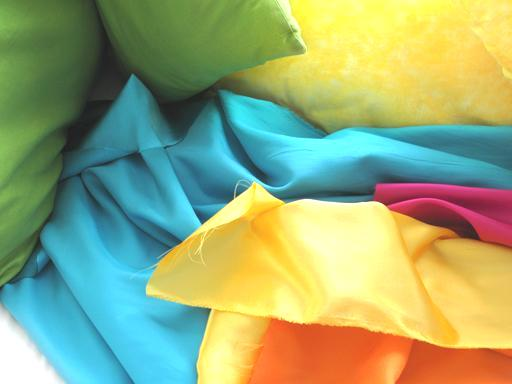
#> input picture my_image/fabric/fabric_moderate_002_new.jpg, 512 x 384 px
$ python -i utlis.py   (imports and definitions only)   (older library calls are emulated)
#> lines starting #> are read from the running program, lines starting #| are printed output that depends on the picture
#> further down, picture is the input picture: shape (384, 512, 3); mean B, G, R 119.6, 168.6, 149.7
import cv2
import numpy as np

def removeShadows(img):
    rgb_planes = cv2.split(img)

    result_planes = []
    result_norm_planes = []
    for plane in rgb_planes:
        dilated_img = cv2.dilate(plane, np.ones((7,7), np.uint8))
        bg_img = cv2.medianBlur(dilated_img, 21)
        diff_img = 255 - cv2.absdiff(plane, bg_img)
        norm_img = cv2.normalize(diff_img,None, alpha=0, beta=255, norm_type=cv2.NORM_MINMAX, dtype=cv2.CV_8UC1)
        result_planes.append(diff_img)
        result_norm_planes.append(norm_img)
#> this loop made 3 passes
#> pass 1, in removeShadows, `bg_img = cv2.medianBlur(dilated_img, 21)`:
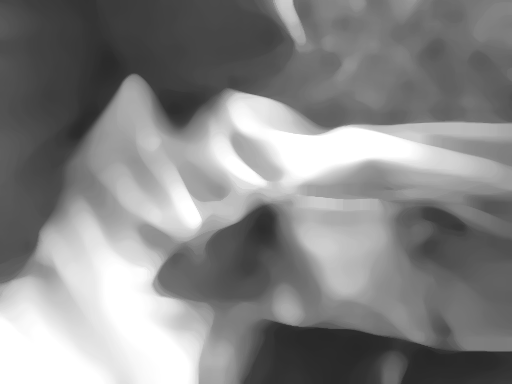
#> bg_img: shape (384, 512); min 39, max 255, mean 134.2
#> pass 1, in removeShadows, `diff_img = 255 - cv2.absdiff(plane, bg_img)`:
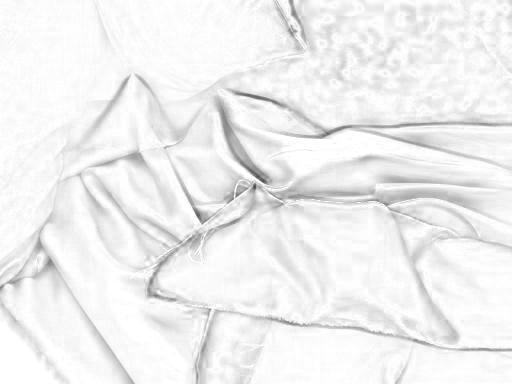
#> diff_img: shape (384, 512); min 67, max 255, mean 240
#> pass 1, in removeShadows, `norm_img = cv2.normalize(diff_img,None, alpha=0, beta=255, norm_type=c..`:
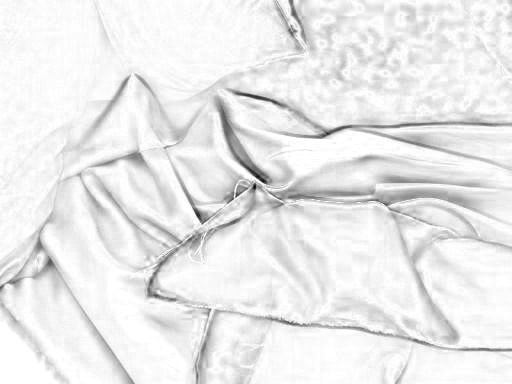
#> norm_img: shape (384, 512); min 0, max 255, mean 234.7
#> after the loop:
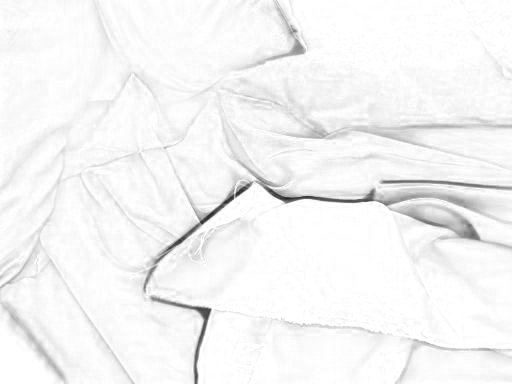
#> diff_img: shape (384, 512); min 32, max 255, mean 244.7
#> after the loop:
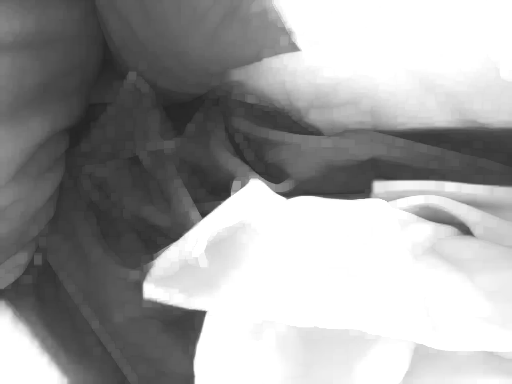
#> dilated_img: shape (384, 512); min 34, max 255, mean 159.5
#> after the loop, result_norm_planes = 3 items; result_planes = 3 items

    result = cv2.merge(result_planes)
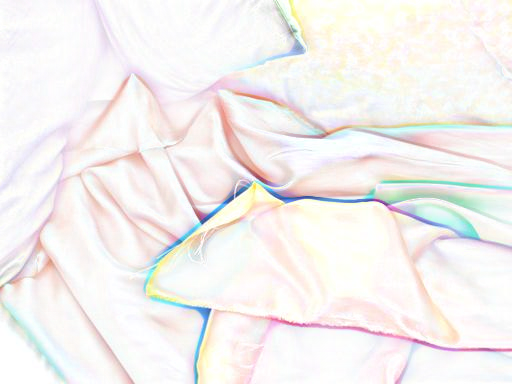
#> result: shape (384, 512, 3); mean of channels 0, 1, 2 240, 241.4, 244.7; drawn as B, G, R
    result_norm = cv2.merge(result_norm_planes)
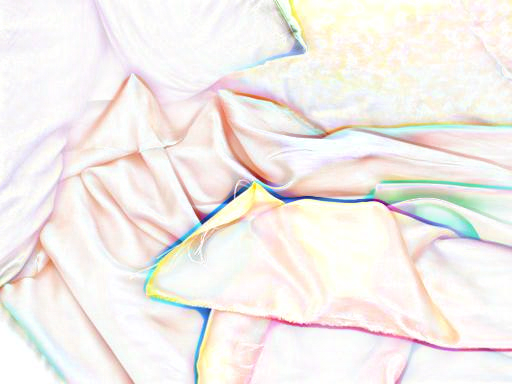
#> result_norm: shape (384, 512, 3); mean of channels 0, 1, 2 234.7, 238.3, 243.2; drawn as B, G, R

    return result_norm


# [43 lines left out: function getContours, not called in this run]

def warpImg(img, points, w,h):
    print("hello")

>>> import cv2
>>> picture = cv2.imread('my_image/fabric/fabric_moderate_002_new.jpg')
>>> result = removeShadows(picture)

$ run again, on my_image/fabric/fabric_moderate_003_new.jpg
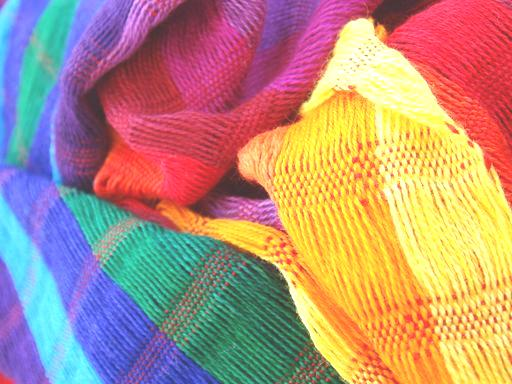
#> input picture my_image/fabric/fabric_moderate_003_new.jpg, 512 x 384 px
#> picture is the input picture: shape (384, 512, 3); mean B, G, R 127.2, 144.4, 180.3
#> the loop in removeShadows, `for plane in rgb_planes:` made 3 passes
#> after the loop in removeShadows, `for plane in rgb_planes:`:
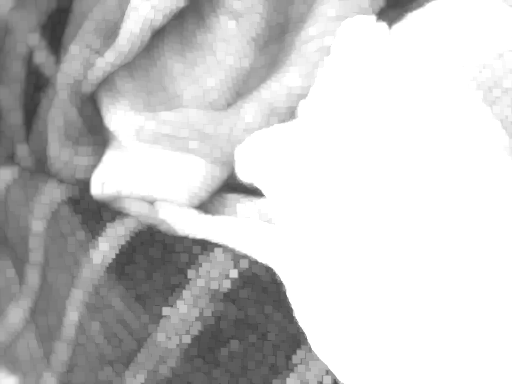
#> dilated_img: shape (384, 512); min 53, max 255, mean 198.9
#> after the loop in removeShadows, `for plane in rgb_planes:`: result_norm_planes = 3 items
#> in removeShadows, `result_norm = cv2.merge(result_norm_planes)`:
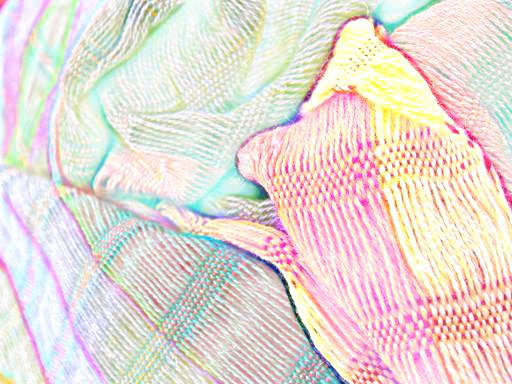
#> result_norm: shape (384, 512, 3); mean of channels 0, 1, 2 212.8, 219, 230.6; drawn as B, G, R

$ run again, on my_image/fabric/fabric_moderate_007_new.jpg
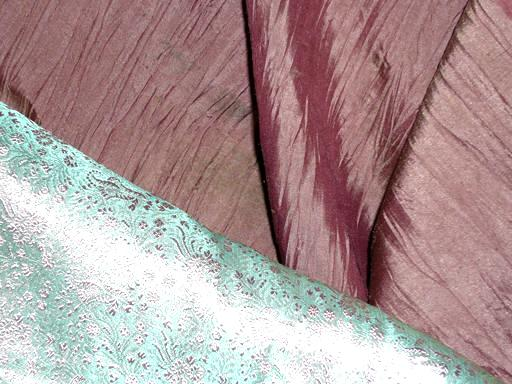
#> input picture my_image/fabric/fabric_moderate_007_new.jpg, 512 x 384 px
#> picture is the input picture: shape (384, 512, 3); mean B, G, R 151, 151, 172.6
#> the loop in removeShadows, `for plane in rgb_planes:` made 3 passes
#> after the loop in removeShadows, `for plane in rgb_planes:`:
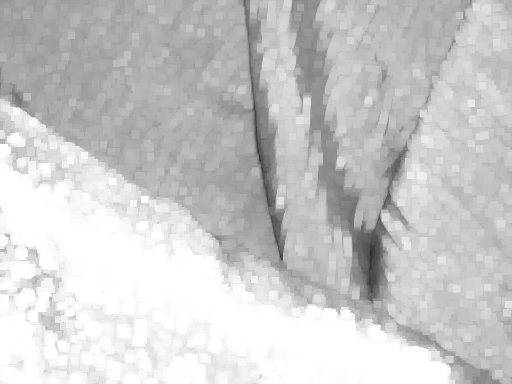
#> dilated_img: shape (384, 512); min 43, max 255, mean 202
#> after the loop in removeShadows, `for plane in rgb_planes:`: result_norm_planes = 3 items
#> in removeShadows, `result_norm = cv2.merge(result_norm_planes)`:
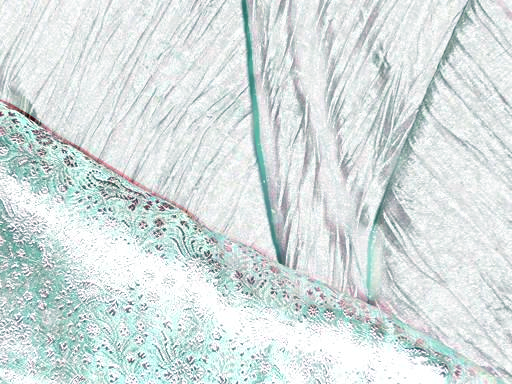
#> result_norm: shape (384, 512, 3); mean of channels 0, 1, 2 223.5, 223.7, 213.9; drawn as B, G, R

$ run again, on my_image/fabric/fabric_moderate_013_new.jpg
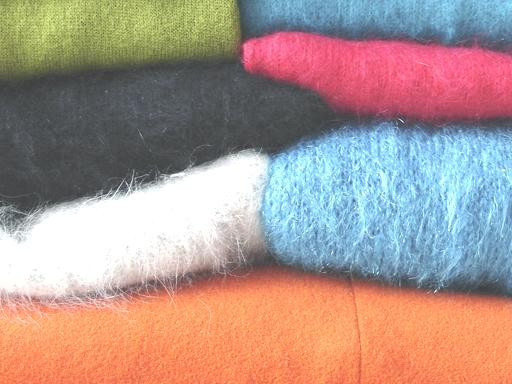
#> input picture my_image/fabric/fabric_moderate_013_new.jpg, 512 x 384 px
#> picture is the input picture: shape (384, 512, 3); mean B, G, R 142.2, 149, 172.7
#> the loop in removeShadows, `for plane in rgb_planes:` made 3 passes
#> after the loop in removeShadows, `for plane in rgb_planes:`: result_norm_planes = 3 items
#> in removeShadows, `result_norm = cv2.merge(result_norm_planes)`:
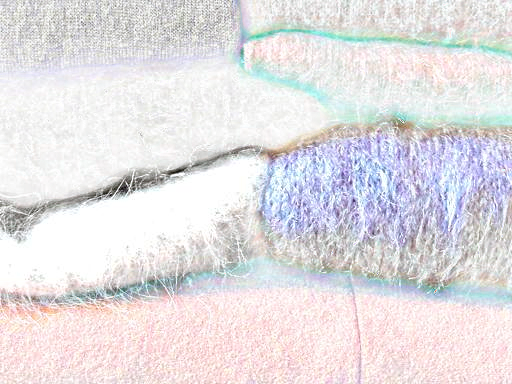
#> result_norm: shape (384, 512, 3); mean of channels 0, 1, 2 226.9, 224, 227.1; drawn as B, G, R
